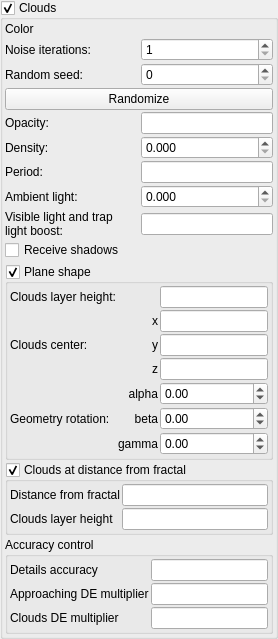
            <widget class="MyGroupBox" name="groupCheck_clouds_enable">
             <property name="title">
              <string>Clouds</string>
             </property>
             <property name="checkable">
              <bool>true</bool>
             </property>
             <layout class="QVBoxLayout" name="verticalLayout_6">
              <property name="spacing">
               <number>2</number>
              </property>
              <property name="leftMargin">
               <number>2</number>
              </property>
              <property name="topMargin">
               <number>2</number>
              </property>
              <property name="rightMargin">
               <number>2</number>
              </property>
              <property name="bottomMargin">
               <number>2</number>
              </property>
              <item>
               <layout class="QGridLayout" name="gridLayout_19">
                <property name="bottomMargin">
                 <number>2</number>
                </property>
                <property name="spacing">
                 <number>2</number>
                </property>
                <item row="0" column="0">
                 <widget class="QLabel" name="label_124">
                  <property name="text">
                   <string>Color</string>
                  </property>
                 </widget>
                </item>
                <item row="1" column="1">
                 <widget class="MySpinBox" name="spinboxInt_clouds_noise_iterations">
                  <property name="sizePolicy">
                   <sizepolicy hsizetype="Minimum" vsizetype="Maximum">
                    <horstretch>0</horstretch>
                    <verstretch>0</verstretch>
                   </sizepolicy>
                  </property>
                  <property name="minimum">
                   <number>1</number>
                  </property>
                  <property name="maximum">
                   <number>100</number>
                  </property>
                 </widget>
                </item>
                <item row="1" column="0">
                 <widget class="QLabel" name="label_110">
                  <property name="text">
                   <string>Noise iterations:</string>
                  </property>
                 </widget>
                </item>
                <item row="5" column="1">
                 <widget class="MyDoubleSpinBox" name="spinbox_clouds_density">
                  <property name="sizePolicy">
                   <sizepolicy hsizetype="Minimum" vsizetype="Maximum">
                    <horstretch>0</horstretch>
                    <verstretch>0</verstretch>
                   </sizepolicy>
                  </property>
                  <property name="prefix">
                   <string/>
                  </property>
                  <property name="suffix">
                   <string/>
                  </property>
                  <property name="decimals">
                   <number>3</number>
                  </property>
                  <property name="maximum">
                   <double>1.000000000000000</double>
                  </property>
                  <property name="singleStep">
                   <double>0.001000000000000</double>
                  </property>
                 </widget>
                </item>
                <item row="6" column="0">
                 <widget class="QLabel" name="label_114">
                  <property name="text">
                   <string>Period:</string>
                  </property>
                 </widget>
                </item>
                <item row="6" column="1">
                 <widget class="MyLineEdit" name="logedit_clouds_period"/>
                </item>
                <item row="5" column="0">
                 <widget class="QLabel" name="label_113">
                  <property name="text">
                   <string>Density:</string>
                  </property>
                 </widget>
                </item>
                <item row="2" column="1">
                 <widget class="MySpinBox" name="spinboxInt_clouds_random_seed">
                  <property name="sizePolicy">
                   <sizepolicy hsizetype="Minimum" vsizetype="Maximum">
                    <horstretch>0</horstretch>
                    <verstretch>0</verstretch>
                   </sizepolicy>
                  </property>
                  <property name="maximum">
                   <number>100000</number>
                  </property>
                 </widget>
                </item>
                <item row="7" column="1">
                 <widget class="MyDoubleSpinBox" name="spinbox_clouds_ambient_light">
                  <property name="sizePolicy">
                   <sizepolicy hsizetype="Minimum" vsizetype="Maximum">
                    <horstretch>0</horstretch>
                    <verstretch>0</verstretch>
                   </sizepolicy>
                  </property>
                  <property name="prefix">
                   <string/>
                  </property>
                  <property name="suffix">
                   <string/>
                  </property>
                  <property name="decimals">
                   <number>3</number>
                  </property>
                  <property name="maximum">
                   <double>1.000000000000000</double>
                  </property>
                  <property name="singleStep">
                   <double>0.010000000000000</double>
                  </property>
                 </widget>
                </item>
                <item row="8" column="0">
                 <widget class="QLabel" name="label_144">
                  <property name="text">
                   <string>Visible light and trap light boost:</string>
                  </property>
                  <property name="wordWrap">
                   <bool>true</bool>
                  </property>
                 </widget>
                </item>
                <item row="8" column="1">
                 <widget class="MyLineEdit" name="logedit_clouds_lights_boost"/>
                </item>
                <item row="0" column="1">
                 <widget class="MyColorButton" name="colorButton_clouds_color" native="true">
                  <property name="text" stdset="0">
                   <string>PushButton</string>
                  </property>
                 </widget>
                </item>
                <item row="3" column="0" colspan="2">
                 <widget class="QPushButton" name="pushButton_clouds_randomize">
                  <property name="text">
                   <string>Randomize</string>
                  </property>
                 </widget>
                </item>
                <item row="4" column="0">
                 <widget class="QLabel" name="label_112">
                  <property name="text">
                   <string>Opacity:</string>
                  </property>
                 </widget>
                </item>
                <item row="2" column="0">
                 <widget class="QLabel" name="label_111">
                  <property name="text">
                   <string>Random seed:</string>
                  </property>
                 </widget>
                </item>
                <item row="4" column="1">
                 <widget class="MyLineEdit" name="logedit_clouds_opacity"/>
                </item>
                <item row="7" column="0">
                 <widget class="QLabel" name="label_143">
                  <property name="text">
                   <string>Ambient light:</string>
                  </property>
                 </widget>
                </item>
                <item row="9" column="0" colspan="2">
                 <widget class="MyCheckBox" name="checkBox_clouds_cast_shadows">
                  <property name="sizePolicy">
                   <sizepolicy hsizetype="Minimum" vsizetype="Maximum">
                    <horstretch>0</horstretch>
                    <verstretch>0</verstretch>
                   </sizepolicy>
                  </property>
                  <property name="text">
                   <string>Receive shadows</string>
                  </property>
                 </widget>
                </item>
               </layout>
              </item>
              <item>
               <widget class="MyGroupBox" name="groupCheck_clouds_plane_shape">
                <property name="title">
                 <string>Plane shape</string>
                </property>
                <property name="checkable">
                 <bool>true</bool>
                </property>
                <layout class="QVBoxLayout" name="verticalLayout_7" stretch="0">
                 <property name="spacing">
                  <number>2</number>
                 </property>
                 <property name="leftMargin">
                  <number>2</number>
                 </property>
                 <property name="topMargin">
                  <number>2</number>
                 </property>
                 <property name="rightMargin">
                  <number>2</number>
                 </property>
                 <property name="bottomMargin">
                  <number>2</number>
                 </property>
                 <item>
                  <layout class="QGridLayout" name="gridLayout_20">
                   <property name="spacing">
                    <number>2</number>
                   </property>
                   <item row="4" column="1">
                    <widget class="QLabel" name="label_121">
                     <property name="text">
                      <string>alpha</string>
                     </property>
                     <property name="alignment">
                      <set>Qt::AlignRight|Qt::AlignTrailing|Qt::AlignVCenter</set>
                     </property>
                    </widget>
                   </item>
                   <item row="2" column="2">
                    <widget class="MyLineEdit" name="vect3_clouds_center_y"/>
                   </item>
                   <item row="6" column="1">
                    <widget class="QLabel" name="label_123">
                     <property name="text">
                      <string>gamma</string>
                     </property>
                     <property name="alignment">
                      <set>Qt::AlignRight|Qt::AlignTrailing|Qt::AlignVCenter</set>
                     </property>
                    </widget>
                   </item>
                   <item row="0" column="2">
                    <widget class="MyLineEdit" name="logedit_clouds_height"/>
                   </item>
                   <item row="1" column="2">
                    <widget class="MyLineEdit" name="vect3_clouds_center_x"/>
                   </item>
                   <item row="4" column="2">
                    <widget class="MyDoubleSpinBox" name="spinboxd3_clouds_rotation_x">
                     <property name="sizePolicy">
                      <sizepolicy hsizetype="Minimum" vsizetype="Maximum">
                       <horstretch>0</horstretch>
                       <verstretch>0</verstretch>
                      </sizepolicy>
                     </property>
                     <property name="accelerated">
                      <bool>true</bool>
                     </property>
                     <property name="prefix">
                      <string/>
                     </property>
                     <property name="suffix">
                      <string/>
                     </property>
                     <property name="decimals">
                      <number>2</number>
                     </property>
                     <property name="minimum">
                      <double>-180.000000000000000</double>
                     </property>
                     <property name="maximum">
                      <double>180.000000000000000</double>
                     </property>
                     <property name="singleStep">
                      <double>1.000000000000000</double>
                     </property>
                    </widget>
                   </item>
                   <item row="1" column="1">
                    <widget class="QLabel" name="label_117">
                     <property name="text">
                      <string>x</string>
                     </property>
                     <property name="alignment">
                      <set>Qt::AlignRight|Qt::AlignTrailing|Qt::AlignVCenter</set>
                     </property>
                    </widget>
                   </item>
                   <item row="2" column="1">
                    <widget class="QLabel" name="label_118">
                     <property name="text">
                      <string>y</string>
                     </property>
                     <property name="alignment">
                      <set>Qt::AlignRight|Qt::AlignTrailing|Qt::AlignVCenter</set>
                     </property>
                    </widget>
                   </item>
                   <item row="3" column="1">
                    <widget class="QLabel" name="label_119">
                     <property name="text">
                      <string>z</string>
                     </property>
                     <property name="alignment">
                      <set>Qt::AlignRight|Qt::AlignTrailing|Qt::AlignVCenter</set>
                     </property>
                    </widget>
                   </item>
                   <item row="1" column="0" rowspan="3">
                    <widget class="QLabel" name="label_116">
                     <property name="text">
                      <string>Clouds center:</string>
                     </property>
                    </widget>
                   </item>
                   <item row="3" column="2">
                    <widget class="MyLineEdit" name="vect3_clouds_center_z"/>
                   </item>
                   <item row="5" column="1">
                    <widget class="QLabel" name="label_122">
                     <property name="text">
                      <string>beta</string>
                     </property>
                     <property name="alignment">
                      <set>Qt::AlignRight|Qt::AlignTrailing|Qt::AlignVCenter</set>
                     </property>
                    </widget>
                   </item>
                   <item row="0" column="0">
                    <widget class="QLabel" name="label_115">
                     <property name="text">
                      <string>Clouds layer height:</string>
                     </property>
                    </widget>
                   </item>
                   <item row="4" column="0" rowspan="3">
                    <widget class="QLabel" name="label_120">
                     <property name="text">
                      <string>Geometry rotation:</string>
                     </property>
                    </widget>
                   </item>
                   <item row="5" column="2">
                    <widget class="MyDoubleSpinBox" name="spinboxd3_clouds_rotation_y">
                     <property name="sizePolicy">
                      <sizepolicy hsizetype="Minimum" vsizetype="Maximum">
                       <horstretch>0</horstretch>
                       <verstretch>0</verstretch>
                      </sizepolicy>
                     </property>
                     <property name="accelerated">
                      <bool>true</bool>
                     </property>
                     <property name="prefix">
                      <string/>
                     </property>
                     <property name="suffix">
                      <string/>
                     </property>
                     <property name="decimals">
                      <number>2</number>
                     </property>
                     <property name="minimum">
                      <double>-180.000000000000000</double>
                     </property>
                     <property name="maximum">
                      <double>180.000000000000000</double>
                     </property>
                     <property name="singleStep">
                      <double>1.000000000000000</double>
                     </property>
                    </widget>
                   </item>
                   <item row="6" column="2">
                    <widget class="MyDoubleSpinBox" name="spinboxd3_clouds_rotation_z">
                     <property name="sizePolicy">
                      <sizepolicy hsizetype="Minimum" vsizetype="Maximum">
                       <horstretch>0</horstretch>
                       <verstretch>0</verstretch>
                      </sizepolicy>
                     </property>
                     <property name="accelerated">
                      <bool>true</bool>
                     </property>
                     <property name="prefix">
                      <string/>
                     </property>
                     <property name="suffix">
                      <string/>
                     </property>
                     <property name="decimals">
                      <number>2</number>
                     </property>
                     <property name="minimum">
                      <double>-180.000000000000000</double>
                     </property>
                     <property name="maximum">
                      <double>180.000000000000000</double>
                     </property>
                     <property name="singleStep">
                      <double>1.000000000000000</double>
                     </property>
                    </widget>
                   </item>
                  </layout>
                 </item>
                </layout>
               </widget>
              </item>
              <item>
               <widget class="MyGroupBox" name="groupCheck_clouds_distance_mode">
                <property name="title">
                 <string>Clouds at distance from fractal</string>
                </property>
                <property name="checkable">
                 <bool>true</bool>
                </property>
                <layout class="QVBoxLayout" name="verticalLayout_13">
                 <property name="leftMargin">
                  <number>2</number>
                 </property>
                 <property name="topMargin">
                  <number>2</number>
                 </property>
                 <property name="rightMargin">
                  <number>2</number>
                 </property>
                 <property name="bottomMargin">
                  <number>2</number>
                 </property>
                 <item>
                  <layout class="QGridLayout" name="gridLayout_21">
                   <property name="spacing">
                    <number>2</number>
                   </property>
                   <item row="0" column="0">
                    <widget class="QLabel" name="label_125">
                     <property name="text">
                      <string>Distance from fractal</string>
                     </property>
                    </widget>
                   </item>
                   <item row="0" column="1">
                    <widget class="MyLineEdit" name="logedit_clouds_distance"/>
                   </item>
                   <item row="1" column="0">
                    <widget class="QLabel" name="label_126">
                     <property name="text">
                      <string>Clouds layer height</string>
                     </property>
                    </widget>
                   </item>
                   <item row="1" column="1">
                    <widget class="MyLineEdit" name="logedit_clouds_distance_layer"/>
                   </item>
                  </layout>
                 </item>
                </layout>
               </widget>
              </item>
              <item>
               <widget class="QGroupBox" name="groupBox">
                <property name="title">
                 <string>Accuracy control</string>
                </property>
                <layout class="QVBoxLayout" name="verticalLayout_14">
                 <property name="leftMargin">
                  <number>2</number>
                 </property>
                 <property name="topMargin">
                  <number>2</number>
                 </property>
                 <property name="rightMargin">
                  <number>2</number>
                 </property>
                 <property name="bottomMargin">
                  <number>2</number>
                 </property>
                 <item>
                  <layout class="QGridLayout" name="gridLayout_22">
                   <property name="spacing">
                    <number>2</number>
                   </property>
                   <item row="1" column="1">
                    <widget class="MyLineEdit" name="logedit_clouds_DE_approaching"/>
                   </item>
                   <item row="0" column="0">
                    <widget class="QLabel" name="label_128">
                     <property name="text">
                      <string>Details accuracy</string>
                     </property>
                    </widget>
                   </item>
                   <item row="0" column="1">
                    <widget class="MyLineEdit" name="logedit_clouds_detail_accuracy"/>
                   </item>
                   <item row="1" column="0">
                    <widget class="QLabel" name="label_129">
                     <property name="text">
                      <string>Approaching DE multiplier</string>
                     </property>
                    </widget>
                   </item>
                   <item row="2" column="0">
                    <widget class="QLabel" name="label_130">
                     <property name="text">
                      <string>Clouds DE multiplier</string>
                     </property>
                    </widget>
                   </item>
                   <item row="2" column="1">
                    <widget class="MyLineEdit" name="logedit_clouds_DE_multiplier"/>
                   </item>
                  </layout>
                 </item>
                </layout>
               </widget>
              </item>
             </layout>
            </widget>
